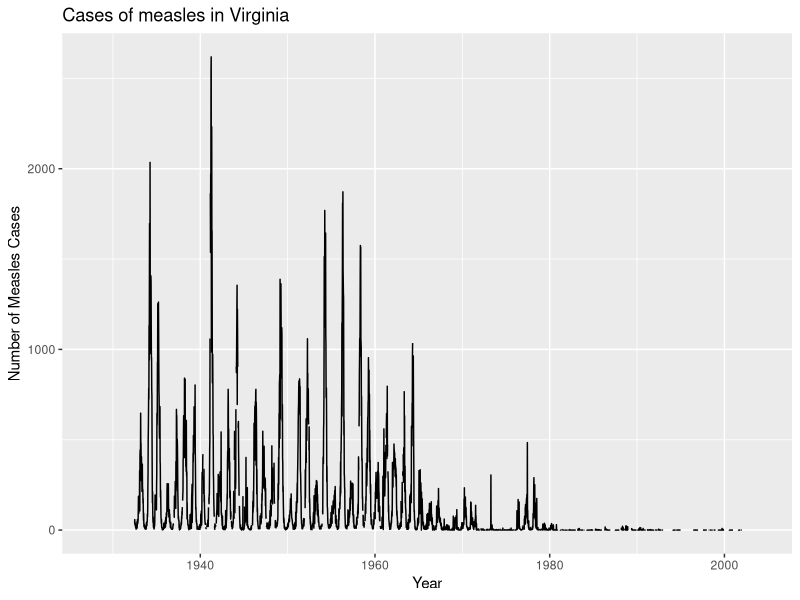

Write the R code that produced this figure.
## ---- chunk 1
knitr::opts_chunk$set(echo = TRUE, warning = F, message = F)
## ---- chunk 2
library(dplyr)
measles = read.csv('MEASLES_Cases_1928-2003.csv')

## ---- chunk 3
head(colnames(measles))

colnames(measles) <- tolower(colnames(measles))

head(colnames(measles))
## ---- chunk 4
library(tidyr)
measles2 = gather(measles, key = 'state', value = 'cases', alabama:wyoming)

head(measles2)
## ---- chunk 5
library(stringr)
head(which(measles2$cases=="-"))
measles2$cases = str_replace(measles2$cases, '-','NA')
measles2$cases[91]
## ---- chunk 6
measles2 = tbl_df(measles2)
measles2$cases = as.numeric(measles2$cases)
## ---- chunk 7
max(measles2$cases, na.rm=T)
which.max(measles2$cases)
measles2[68544,]
## ---- chunk 8
max(measles2$week)

measles2 = mutate(measles2, scale_week = (week-1)/max(week), new_year = year + scale_week)

max(measles2$scale_week)
## ---- chunk 9
measles2_va = filter(measles2, state == 'virginia')

library(ggplot2)

ggplot(measles2_va, aes(x = new_year, y = cases)) +
    geom_line() +
    labs(title = 'Cases of measles in Virginia', x = 'Year',y= 'Number of Measles Cases')
## ---- chunk 10
measles2 %>%
    group_by(state) %>%
    summarise(missing = sum(is.na(cases)))
